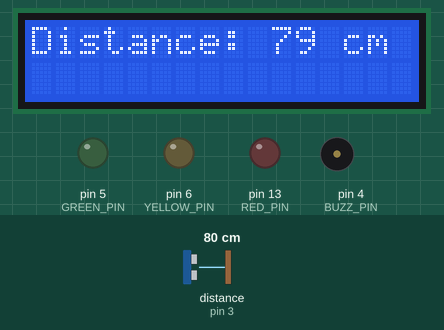
A sketch run on a simulated Arduino Uno, built with avr-gcc and run on an emulated ATmega328P. Parts: 16×2 character LCD, output pins drawn as LEDs (lit = HIGH), buzzer (waves = sounding). Wiring (inferred from the names in the program): ultrasonic range finder: trigger pin 2; echo pin 3. Dashed ring = blinking. Inputs (shaded band) come from the test bench; at power-on: distance to the obstacle (sensor on pin 3) 80 cm. The echo pulse lasts 58.3 µs per cm; pins used as bus, display or sensor lines are not drawn.

Above: at 1.2 s.
1.3 s: distance to the obstacle (sensor on pin 3) set to 19 cm
At 2.0 s:
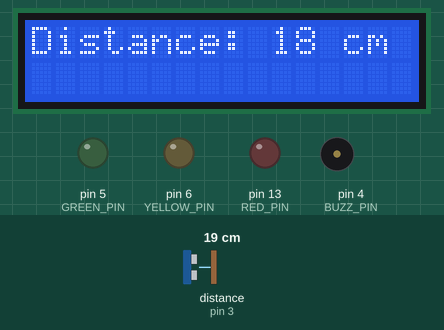
2.8 s: distance to the obstacle (sensor on pin 3) set to 15 cm
At 3.66 s:
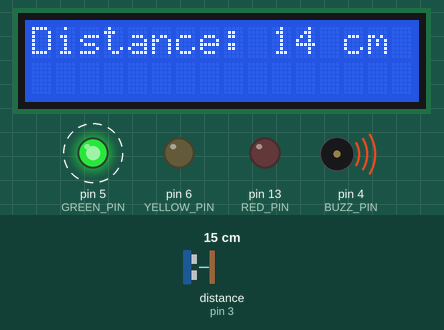
5.8 s: distance to the obstacle (sensor on pin 3) set to 13 cm
At 6.6 s:
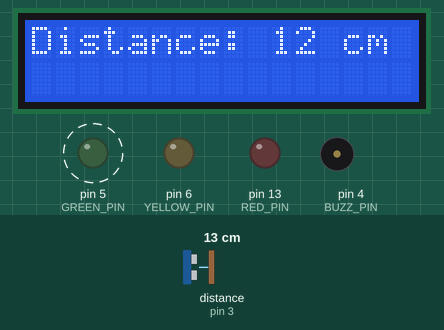
7.6 s: distance to the obstacle (sensor on pin 3) set to 10 cm
At 7.93 s:
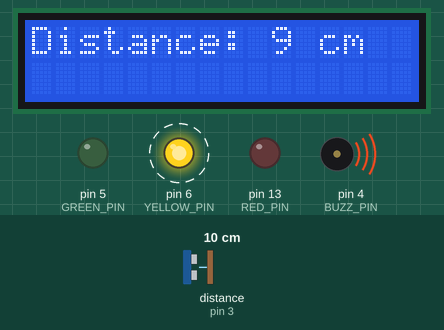
9.8 s: distance to the obstacle (sensor on pin 3) set to 8 cm
At 9.96 s:
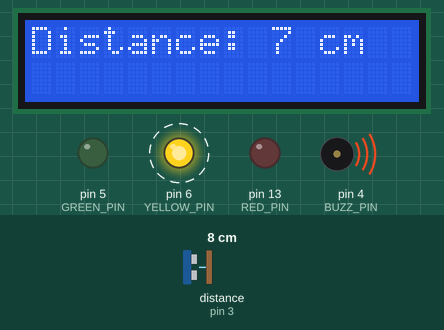
11.4 s: distance to the obstacle (sensor on pin 3) set to 5 cm
At 11.49 s:
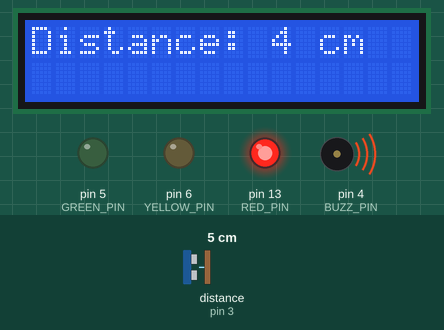
Timing chart, 0 to 14.2 s (numbered marks = the images above; inputs shaded):
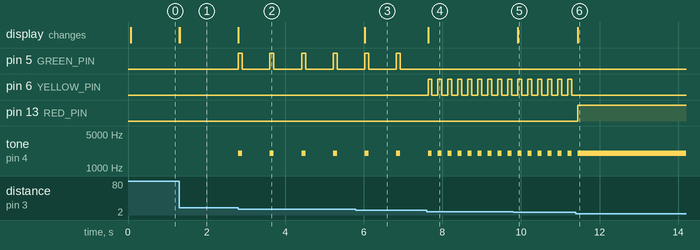

Measured:
- the behaviour switches between 17 and 16 cm on distance to the obstacle (sensor on pin 3) (found by bisection; images 1 and 2)
- the behaviour switches between 12 and 11 cm on distance to the obstacle (sensor on pin 3) (found by bisection; images 3 and 4)
- the behaviour switches between 7 and 6 cm on distance to the obstacle (sensor on pin 3) (found by bisection; images 5 and 6)
- after the input at 1.3 s, the display: changes at once (image 1)
- after the input at 2.8 s, pin 5 (GREEN_PIN): alternates HIGH for 0.10 s and LOW for 0.70 s, starting at once; tone on pin 4 (BUZZ_PIN): alternates 2000 Hz for 0.10 s and silent for 0.70 s, starting at once; the display: changes at once (image 2)
- after the input at 5.8 s, the display: changes after 0.23 s (image 3)
- after the input at 7.6 s, pin 5 (GREEN_PIN): stops changing and stays LOW; pin 6 (YELLOW_PIN): alternates HIGH for 0.10 s and LOW for 0.15 s, starting at once; tone on pin 4 (BUZZ_PIN): alternates 2000 Hz for 0.10 s and silent for 0.15 s, starting after 0.29 s; the display: changes at once (image 4)
- after the input at 9.8 s, the display: changes after 0.12 s (image 5)
- after the input at 11.4 s, pin 6 (YELLOW_PIN): stops changing and stays LOW; pin 13 (RED_PIN): LOW → HIGH at once; tone on pin 4 (BUZZ_PIN): goes on until 11.4 s, then stays 2000 Hz; the display: changes at once (image 6)

The sketch:

Project1.ino
```cpp
#include <LiquidCrystal.h>

// LCD Pin Definitions
#define rs 7
#define e 8
#define d4 9
#define d5 10
#define d6 11
#define d7 12

// HC SR04 Pin Definitions
#define TRIG_PIN 2
#define ECHO_PIN 3

// Passive Buzzer Pin Definitions
#define BUZZ_PIN 4

// LED Pin Definitions
#define GREEN_PIN 5
#define YELLOW_PIN 6
#define RED_PIN 13

int pingTravelTime;
int distance;
int delayTime;
int led;

LiquidCrystal lcd(rs,e,d4,d5,d6,d7);

void setup() {
  pinMode(TRIG_PIN,OUTPUT);
  pinMode(ECHO_PIN,INPUT);

  pinMode(BUZZ_PIN, OUTPUT);

  pinMode(GREEN_PIN,OUTPUT);
  pinMode(YELLOW_PIN,OUTPUT);
  pinMode(RED_PIN,OUTPUT);

  lcd.begin(16,2);
  Serial.begin(9600);
}

void loop() {

  //Emit Ultrasonic Pulse
  digitalWrite(TRIG_PIN,LOW);
  delayMicroseconds(2);
  digitalWrite(TRIG_PIN,HIGH);
  delayMicroseconds(10);
  digitalWrite(TRIG_PIN,LOW);

  // Measures how long ECHO_PIN stays high for
  pingTravelTime = pulseIn(ECHO_PIN,HIGH);

  // Convert travel time to distance in cm
  distance = (pingTravelTime * 0.0343) / 2;

  // Handling cases where no object is detected
  if (pingTravelTime == 0){
    lcd.setCursor(0,0);
    lcd.print("No object detected");
    digitalWrite(GREEN_PIN, LOW);
    digitalWrite(YELLOW_PIN, LOW);
    digitalWrite(RED_PIN,LOW);
    noTone(BUZZ_PIN);
    return;
  }

  // Displays distance on LCD
  lcd.setCursor(0,0);
  lcd.print("Distance: ");
  lcd.print(distance);
  lcd.print(" cm      ");  // Extra spaces to clear display


  // Determines the delayTime and which led to light based on distance
  if (distance <= 5)
  {
    delayTime = 1;
    led = RED_PIN;
  }
  else if(distance <= 10)
  {
    delayTime = 150;
    led = YELLOW_PIN;
  }
  else if (distance <= 15)
  {
    delayTime = 700;
    led = GREEN_PIN;
  }
  else
  {
    // No alerts for objects further than 15cm
    delayTime = 0;
    noTone(BUZZ_PIN);
    digitalWrite(RED_PIN, LOW);
    digitalWrite(YELLOW_PIN,LOW);
    digitalWrite(GREEN_PIN, LOW);
    return;
  }

  // Turn all LEDs off
  digitalWrite(RED_PIN, LOW);
  digitalWrite(YELLOW_PIN,LOW);
  digitalWrite(GREEN_PIN, LOW);

  // Create a sound and delay based on the distance of the object
  tone(BUZZ_PIN,2000);
  digitalWrite(led,HIGH);
  delay(100);
  noTone(BUZZ_PIN);
  digitalWrite(led,LOW);
  delay(delayTime);


}
```
